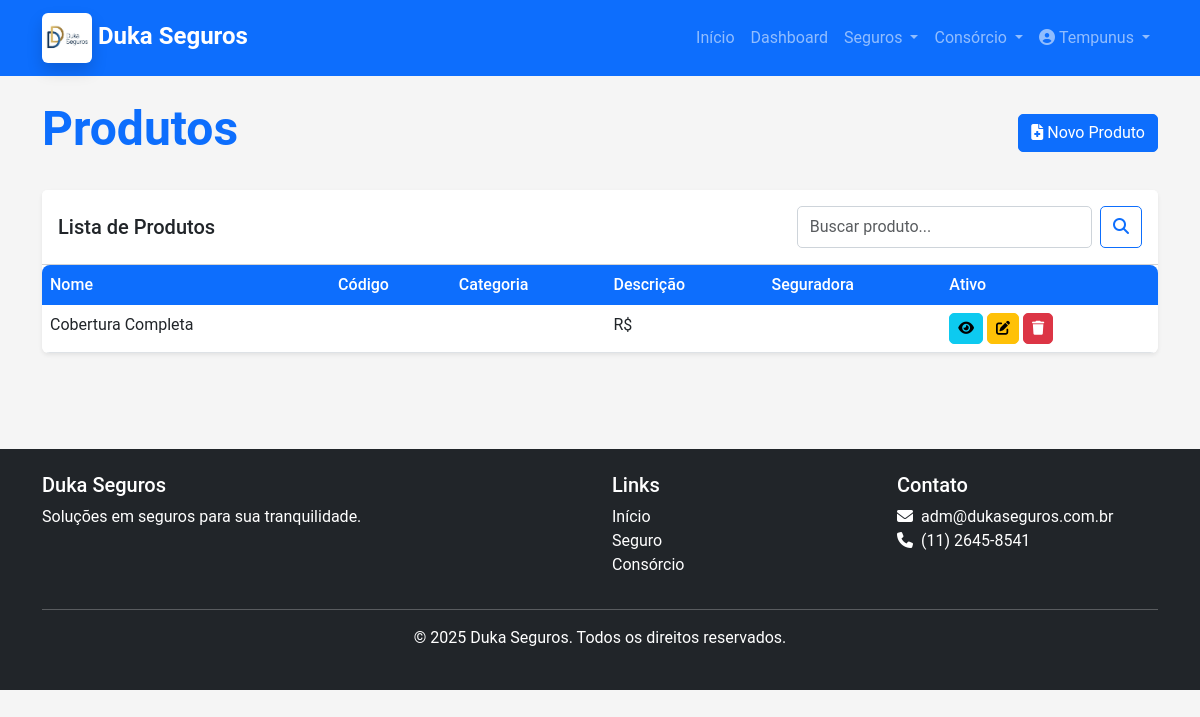
/produtos/ (signed in), run on an earlier commit of the app's database.
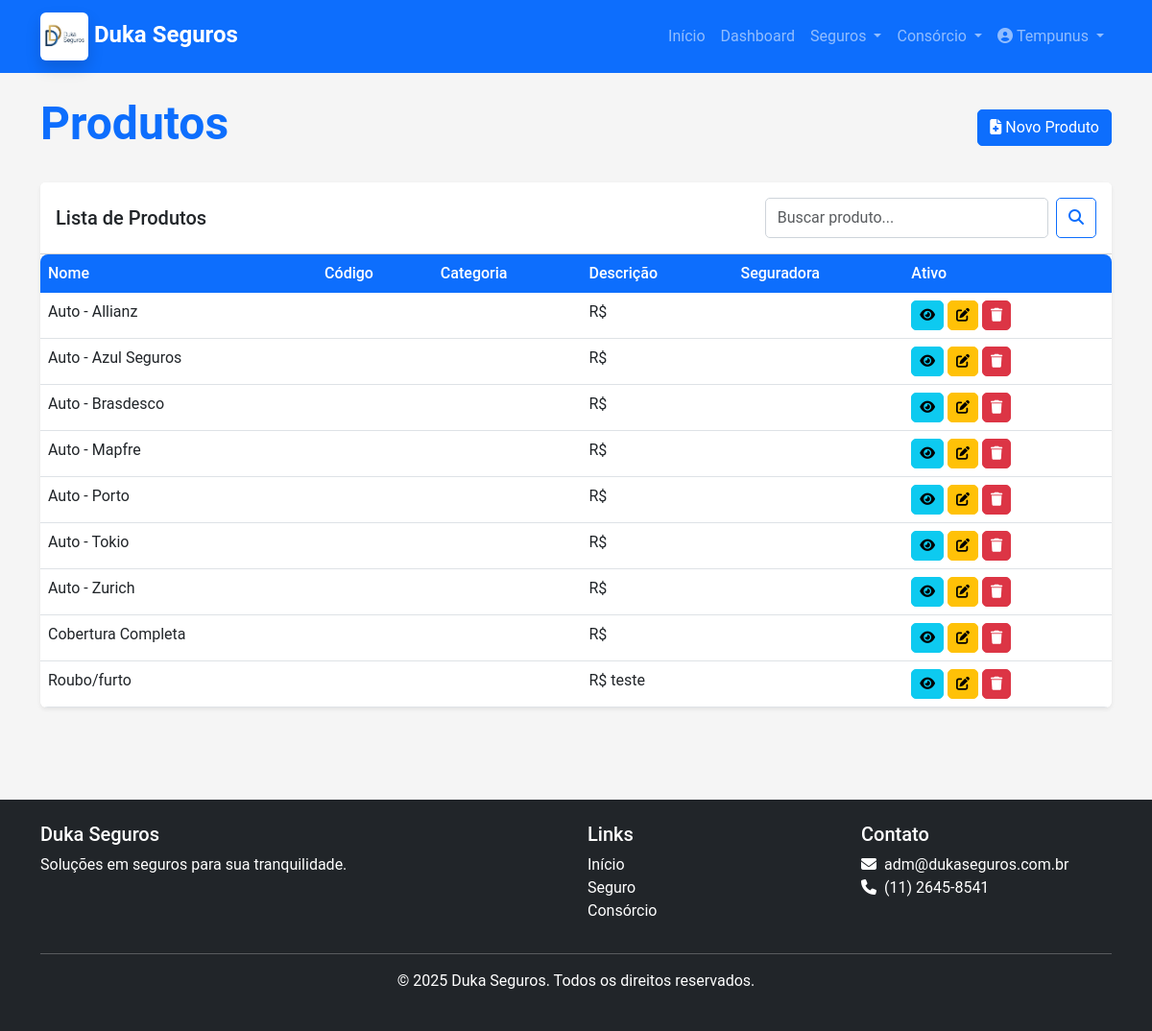
And on a later commit of the database.
### core/models.py (models this page shows, shortened)
class Produto(models.Model):
    CATEGORIA_CHOICES = [
        ('AUTO', 'Automóvel'),
        ('VIDA', 'Vida'),
        ('SAUDE', 'Saúde'),
        ('RESIDENCIAL', 'Residencial'),
        ('EMPRESARIAL', 'Empresarial'),
        ('OUTROS', 'Outros'),
    ]
    nome = models.CharField(max_length=200)
    codigo = models.CharField(max_length=20, blank=True, null=True)
    categoria = models.CharField(max_length=20, choices=CATEGORIA_CHOICES)
    descricao = models.TextField(blank=True, null=True)
    seguradora = models.ForeignKey(Seguradora, on_delete=models.CASCADE, related_name='produtos')
    data_cadastro = models.DateTimeField(auto_now_add=True)
    data_atualizacao = models.DateTimeField(auto_now=True)
    ativo = models.BooleanField(default=True)
    class Meta:
        verbose_name = 'Produto'
        verbose_name_plural = 'Produtos'
        ordering = ['categoria', 'nome']

### core/views_produto_pagamento.py (the view)
# urls.py: path('produtos/', views_produto_pagamento.produto_lista, name='produto_lista'),
@login_required
def produto_lista(request):
    query = request.GET.get('q', '')
    if query:
        produtos_list = Produto.objects.filter(
            Q(nome__icontains=query) |
            Q(codigo__icontains=query) |
            Q(seguradora__nome__icontains=query)
        ).order_by('nome')
    else:
        produtos_list = Produto.objects.all().order_by('nome')
    paginator = Paginator(produtos_list, 10)  # 10 produtos por página
    page = request.GET.get('page')
    produtos = paginator.get_page(page)
    return render(request, 'core/produto_lista.html', {'produtos': produtos})

### templates/core/produto_lista.html (shortened to what this page needs)
{% extends 'base.html' %}
{% load crispy_forms_tags %}
{% block content %}
<div class="container">
    <div class="d-flex justify-content-between align-items-center mb-4">
        <h1 class="display-5 fw-bold text-primary">Produtos</h1>
        <a href="{% url 'produto_novo' %}" class="btn btn-primary">
            <i class="fas fa-file-medical me-1"></i>Novo Produto
        </a>
    </div>
    <div class="card shadow-sm mb-4">
        <div class="card-header bg-white py-3">
            <div class="row align-items-center">
                <div class="col-md-8">
                    <h5 class="mb-0">Lista de Produtos</h5>
                </div>
                <div class="col-md-4">
                    <form method="get" class="d-flex">
                        <input type="text" name="q" class="form-control" placeholder="Buscar produto..."
                            value="{{ request.GET.q }}">
                        <button type="submit" class="btn btn-outline-primary ms-2">
                            <i class="fas fa-search"></i>
                        </button>
                    </form>
                </div>
            </div>
        </div>
        <div class="card-body p-0">
            {% if produtos %}
            <div class="table-responsive">
                <table class="table table-hover mb-0">
                    <thead>
                        <tr>
                            <th>Nome</th>
                            <th>Código</th>
                            <th>Categoria</th>
                            <th>Descrição</th>
                            <th>Seguradora</th>
                            <th>Ativo</th>
                        </tr>
                    </thead>
                    <tbody>
                        {% for produto in produtos %}
                        <tr>
                            <td>{{ produto.nome }}</td>
                            <td>{{ produto.codigo.nome }}</td>
                            <td>{{ produto.categoria.nome }}</td>
                            <td>R$ {{ produto.descricao }}</td>
                            <td>
                            </td>
                            <td>
                                <a href="{% url 'produto_detalhe' produto.id %}" class="btn btn-sm btn-info"
                                    data-bs-toggle="tooltip" title="Ver detalhes">
                                    <i class="fas fa-eye"></i>
                                </a>
                                <a href="{% url 'produto_editar' produto.id %}" class="btn btn-sm btn-warning"
                                    data-bs-toggle="tooltip" title="Editar">
                                    <i class="fas fa-edit"></i>
                                </a>
                                <a href="{% url 'produto_excluir' produto.id %}"
                                    class="btn btn-sm btn-danger btn-delete" data-bs-toggle="tooltip" title="Excluir">
                                    <i class="fas fa-trash"></i>
                                </a>
                            </td>
                        </tr>
                        {% endfor %}
                    </tbody>
                </table>
            </div>
            {% else %}
            <div class="text-center py-5">
                <i class="fas fa-file-contract fa-4x text-muted mb-3"></i>
                <p class="lead">Nenhum produto cadastrado.</p>
                <p>Comece adicionando um novo produto clicando no botão acima.</p>
            </div>
            {% endif %}
        </div>
    </div>
</div>
{% endblock %}

What changed in the data, as far as the page shows it:
added Produto: nome "Auto - Allianz"
added Produto: nome "Auto - Azul Seguros"
added Produto: nome "Auto - Brasdesco"
added Produto: nome "Auto - Mapfre"
added Produto: nome "Auto - Porto"
added Produto: nome "Auto - Tokio"
added Produto: nome "Auto - Zurich"
added Produto: nome "Roubo/furto", descricao "teste"
